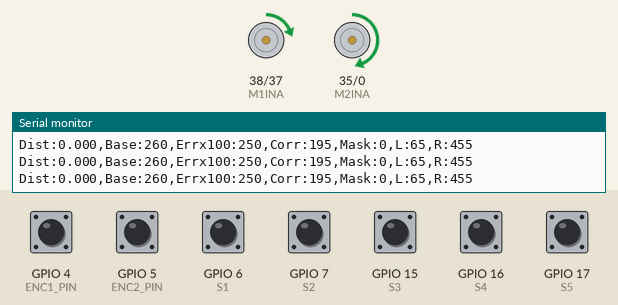
A sketch run on a simulated ESP32-S3. Parts: motor-driver pin pairs drawn as motors (green arrow = first pin HIGH = forward, orange = second pin HIGH = backward, longer = more drive, scaled by the enable pin), the last lines printed to the serial monitor. Inputs (shaded band) come from the test bench; at power-on: GPIO 4 (ENC1_PIN), GPIO 5 (ENC2_PIN), GPIO 6 (S1), GPIO 7 (S2), GPIO 15 (S3), GPIO 16 (S4), GPIO 17 (S5) HIGH.

Above: at 2.3 s.
2.4 s: GPIO 6 (S1) pulled LOW for 0.15 s
At 3.8 s:
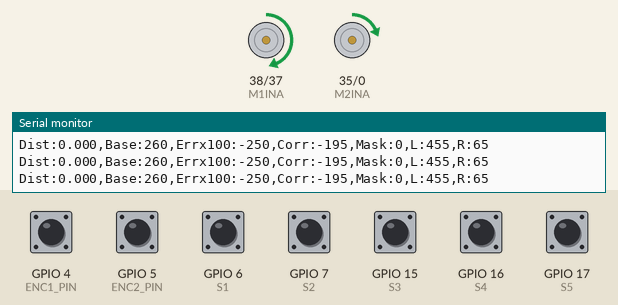
4.2 s: GPIO 15 (S3) pulled LOW for 1 s
At 5.0 s:
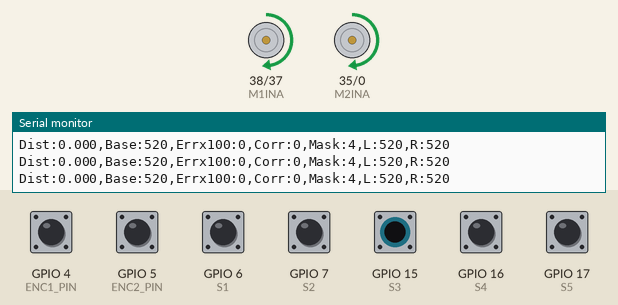
6.9 s: GPIO 16 (S4) pulled LOW for 0.15 s
At 7.16 s:
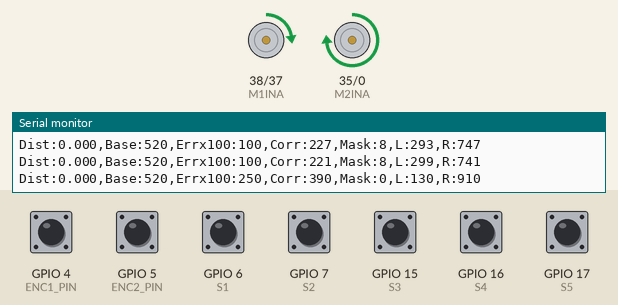
8.5 s: GPIO 7 (S2) pulled LOW for 0.15 s
At 8.76 s:
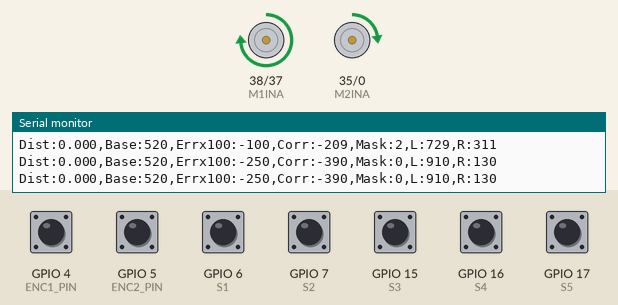
10.3 s: GPIO 17 (S5) pulled LOW for 0.15 s
At 11.2 s:
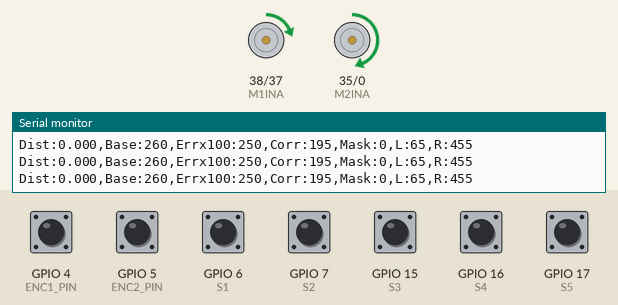
12.1 s: GPIO 6 (S1) pulled LOW for 1 s
At 14.0 s:
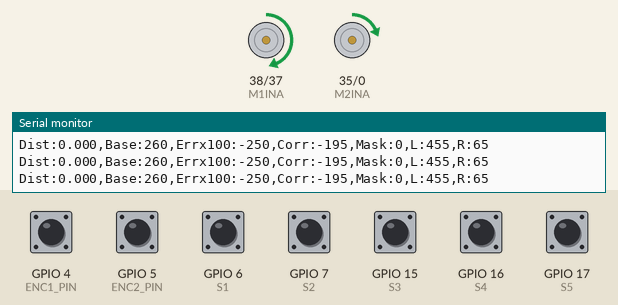
Timing chart, 0 to 15.5 s (numbered marks = the images above; inputs shaded):
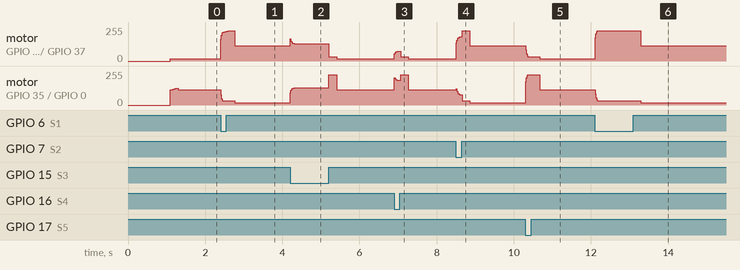

The sketch:

IR__encoder_test.ino
```cpp
#include <Arduino.h>

// ===================== MECHANICS =====================
const float WHEEL_DIAMETER_M = 0.1395f;
const int   ENCODER_PPR      = 460;
const float TARGET_DIST_M    = 50.0f;

const float METERS_PER_PULSE = (PI * WHEEL_DIAMETER_M) / (float)ENCODER_PPR;

// ===================== SPEED PROFILE =====================
const int      BASE_PWM      = 520;
const int      MIN_PWM       = 260;
const uint32_t RAMP_UP_MS    = 1500;
const float    DECEL_DIST_M  = 0.6f;

// ===================== TURN CONTROLLER (PWM-domain) =====================
// Error ~ -2..+2  (5 sensor weighted average)
float Kp_turn_pwm = 220.0f;    // PWM per 1.0 error  (эхэнд 180~280 хооронд турш)
float Kd_turn_pwm = 140.0f;    // PWM per delta-error (хэт савлавал бууруул)

float ERR_ALPHA   = 0.45f;     // error EMA filter (0.3~0.6)
int   MIN_TURN_PWM = 35;       // corr бага үед үрэлт давуулах доод засвар
float CORR_RATIO  = 0.75f;     // corrMax = basePWM*ratio (reverse үүсгэхгүй)

// ===================== HW-871 SENSOR PINS =====================
static const int S1 = 6;
static const int S2 = 7;
static const int S3 = 15;
static const int S4 = 16;
static const int S5 = 17;

// Хар зураас дээр LOW байвал LOW (ихэнхдээ тийм)
static const int LINE_ACTIVE_LEVEL = LOW;

// ===================== MOTOR PINS =====================
#define M1INA   38
#define M1INB   37
#define M1PWM   36

#define M2INA   35
#define M2INB   0     // ⚠ boot strap pin
#define M2PWM   45

#define ENC1_PIN  4
#define ENC2_PIN  5

// ===================== PWM (LEDC core 3.x) =====================
const int PWM_FREQ = 20000;
const int PWM_RES  = 10;
const uint32_t PWM_MAX = (1u << PWM_RES) - 1;

// ===================== GLOBALS =====================
volatile long enc1Count = 0;
volatile long enc2Count = 0;

bool isFinished = false;
uint32_t startMs = 0;

// line tracking
float lastRawErr = 0.0f;
float err_f = 0.0f;
float err_f_prev = 0.0f;

uint32_t lastLineSeenMs = 0;
const uint32_t NO_LINE_TIMEOUT_MS = 200; // 0.2s

// Interrupts
void IRAM_ATTR enc1ISR() { enc1Count++; }
void IRAM_ATTR enc2ISR() { enc2Count++; }

static inline uint32_t clampDuty(int v) {
  if (v < 0) v = 0;
  if ((uint32_t)v > PWM_MAX) v = PWM_MAX;
  return (uint32_t)v;
}

// forward only (тогтвортой эргэлт)
void setMotor1(int pwmValue) {
  pwmValue = constrain(pwmValue, 0, (int)PWM_MAX);
  digitalWrite(M1INA, HIGH); digitalWrite(M1INB, LOW);
  ledcWrite(M1PWM, clampDuty(pwmValue));
}
void setMotor2(int pwmValue) {
  pwmValue = constrain(pwmValue, 0, (int)PWM_MAX);
  digitalWrite(M2INA, HIGH); digitalWrite(M2INB, LOW);
  ledcWrite(M2PWM, clampDuty(pwmValue));
}

static inline float clamp01(float x) { return (x < 0) ? 0 : (x > 1) ? 1 : x; }
static inline bool isOnLine(int pin) { return (digitalRead(pin) == LINE_ACTIVE_LEVEL); }

// returns raw error (-2..+2), sets lineSeen, outputs mask bit0..bit4
float computeLineError(bool &lineSeen, uint8_t &mask) {
  const int w[5] = {-2, -1, 0, 1, 2};
  bool s[5] = {
    isOnLine(S1), isOnLine(S2), isOnLine(S3), isOnLine(S4), isOnLine(S5)
  };

  mask = 0;
  for (int i = 0; i < 5; i++) if (s[i]) mask |= (1u << i);

  int sumW = 0, cnt = 0;
  for (int i = 0; i < 5; i++) {
    if (s[i]) { sumW += w[i]; cnt++; }
  }

  if (cnt == 0) {
    lineSeen = false;
    return (lastRawErr >= 0) ? 2.5f : -2.5f; // хайлт чиглэл
  }

  lineSeen = true;
  return (float)sumW / (float)cnt;
}

void setup() {
  Serial.begin(115200);
  delay(300);

  pinMode(S1, INPUT_PULLUP);
  pinMode(S2, INPUT_PULLUP);
  pinMode(S3, INPUT_PULLUP);
  pinMode(S4, INPUT_PULLUP);
  pinMode(S5, INPUT_PULLUP);

  pinMode(M1INA, OUTPUT); pinMode(M1INB, OUTPUT);
  pinMode(M2INA, OUTPUT); pinMode(M2INB, OUTPUT);

  if (!ledcAttach(M1PWM, PWM_FREQ, PWM_RES) || !ledcAttach(M2PWM, PWM_FREQ, PWM_RES)) {
    Serial.println("LEDC attach failed.");
    while (1) delay(100);
  }
  ledcWrite(M1PWM, 0);
  ledcWrite(M2PWM, 0);

  pinMode(ENC1_PIN, INPUT_PULLUP);
  pinMode(ENC2_PIN, INPUT_PULLUP);
  attachInterrupt(digitalPinToInterrupt(ENC1_PIN), enc1ISR, RISING);
  attachInterrupt(digitalPinToInterrupt(ENC2_PIN), enc2ISR, RISING);

  // ====== IMPORTANT: reset distance counts ======
  noInterrupts();
  enc1Count = 0;
  enc2Count = 0;
  interrupts();

  setMotor1(0);
  setMotor2(0);
  delay(800);

  startMs = millis();
  lastLineSeenMs = startMs;

  Serial.println("LF+STOP@5m (PWM-turn) started.");
}

void loop() {
  static uint32_t lastLoop = 0;
  const uint32_t LOOP_DT_MS = 20;
  uint32_t now = millis();
  if (now - lastLoop < LOOP_DT_MS) return;
  lastLoop = now;

  if (isFinished) {
    setMotor1(0); setMotor2(0);
    return;
  }

  // ====== Distance ======
  long c1, c2;
  noInterrupts();
  c1 = enc1Count;
  c2 = enc2Count;
  interrupts();

  float dist1 = (float)c1 * METERS_PER_PULSE;
  float dist2 = (float)c2 * METERS_PER_PULSE;
  float avgDist = (dist1 + dist2) * 0.5f;

  if (avgDist >= TARGET_DIST_M) {
    setMotor1(0); setMotor2(0);
    isFinished = true;
    Serial.println("STOP: reached 5.0m");
    return;
  }

  // ====== Speed profile ======
  float startFactor = clamp01((now - startMs) / (float)RAMP_UP_MS);
  float remaining   = TARGET_DIST_M - avgDist;
  float endFactor   = clamp01(remaining / DECEL_DIST_M);
  float profile     = (endFactor < startFactor) ? endFactor : startFactor;

  int basePWM = (int)(MIN_PWM + (BASE_PWM - MIN_PWM) * profile);

  // ====== Line sense ======
  bool lineSeen;
  uint8_t mask;
  float rawErr = computeLineError(lineSeen, mask);
  lastRawErr = rawErr;

  if (lineSeen) lastLineSeenMs = now;

  bool longNoLine = (!lineSeen && (now - lastLineSeenMs > NO_LINE_TIMEOUT_MS));
  if (longNoLine) {
    basePWM = MIN_PWM; // алдагдвал удаашруулж хайна
  }

  // ====== Filtered error + D term (PWM domain) ======
  err_f = ERR_ALPHA * rawErr + (1.0f - ERR_ALPHA) * err_f;
  float derr = (err_f - err_f_prev);     // dt-гүй (scale тогтвортой)
  err_f_prev = err_f;

  float corr = (Kp_turn_pwm * err_f) + (Kd_turn_pwm * derr);

  // corr clamp relative to basePWM
  int corrMax = (int)(basePWM * CORR_RATIO);
  if (corrMax < 80) corrMax = 80;
  corr = constrain(corr, -(float)corrMax, (float)corrMax);

  // minimum correction when off-center (Mask!=center)
  if (!longNoLine) {
    if (fabs(err_f) > 0.35f && fabs(corr) < MIN_TURN_PWM) {
      corr = (corr >= 0) ? MIN_TURN_PWM : -MIN_TURN_PWM;
    }
  } else {
    // strong search turn when line missing
    corr = (rawErr >= 0) ? (float)corrMax : -(float)corrMax;
  }

  // ====== Motor commands ======
  int pwmL = basePWM - (int)corr;   // left
  int pwmR = basePWM + (int)corr;   // right

  pwmL = constrain(pwmL, 0, (int)PWM_MAX);
  pwmR = constrain(pwmR, 0, (int)PWM_MAX);

  setMotor1(pwmL);
  setMotor2(pwmR);

  // ====== Debug ======
  static uint32_t lastPlot = 0;
  if (now - lastPlot >= 50) {
    lastPlot = now;

    Serial.print("Dist:");     Serial.print(avgDist, 3); Serial.print(",");
    Serial.print("Base:");     Serial.print(basePWM);    Serial.print(",");
    Serial.print("Errx100:");  Serial.print((int)(rawErr * 100)); Serial.print(",");
    Serial.print("Corr:");     Serial.print((int)corr);  Serial.print(",");
    Serial.print("Mask:");     Serial.print(mask);       Serial.print(",");
    Serial.print("L:");        Serial.print(pwmL);       Serial.print(",");
    Serial.print("R:");        Serial.println(pwmR);
  }
}
```

Measured:
- after the input at 2.4 s, motor on GPIO 38 (M1INA) / GPIO 37 (M1INB): rises from forward 16/255 to forward 227/255 in 0.20 s, then falls to forward 113/255 in 0.16 s; motor on GPIO 35 (M2INA) / GPIO 0 (M2INB): forward 113/255 → forward 31/255 at once, → forward 32/255 0.12 s later, → forward 16/255 0.24 s later
- after the input at 4.2 s, motor on GPIO 35 (M2INA) / GPIO 0 (M2INB): rises from forward 16/255 to forward 227/255 in 1.0 s, then falls to forward 113/255 in 0.20 s
- after the input at 6.9 s, motor on GPIO 38 (M1INA) / GPIO 37 (M1INB): forward 16/255 → forward 32/255 at once, → forward 16/255 0.36 s later; motor on GPIO 35 (M2INA) / GPIO 0 (M2INB): forward 113/255 → forward 227/255 at once, → forward 113/255 0.36 s later
- after the input at 8.5 s, motor on GPIO 38 (M1INA) / GPIO 37 (M1INB): rises from forward 16/255 to forward 227/255 in 0.16 s, then falls to forward 113/255 in 0.20 s
- after the input at 10.3 s, motor on GPIO 38 (M1INA) / GPIO 37 (M1INB): forward 113/255 → forward 32/255 at once, → forward 16/255 0.36 s later; motor on GPIO 35 (M2INA) / GPIO 0 (M2INB): forward 16/255 → forward 227/255 at once, → forward 113/255 0.36 s later
- after the input at 12.1 s, motor on GPIO 38 (M1INA) / GPIO 37 (M1INB): forward 16/255 → forward 227/255 at once, → forward 113/255 1.2 s later; motor on GPIO 35 (M2INA) / GPIO 0 (M2INB): forward 113/255 → forward 32/255 at once, → forward 16/255 1.2 s later
- by itself, motor on GPIO 35 (M2INA) / GPIO 0 (M2INB): rises from stopped to forward 127/255 in 0.18 s, then falls to forward 113/255 in 0.02 s
